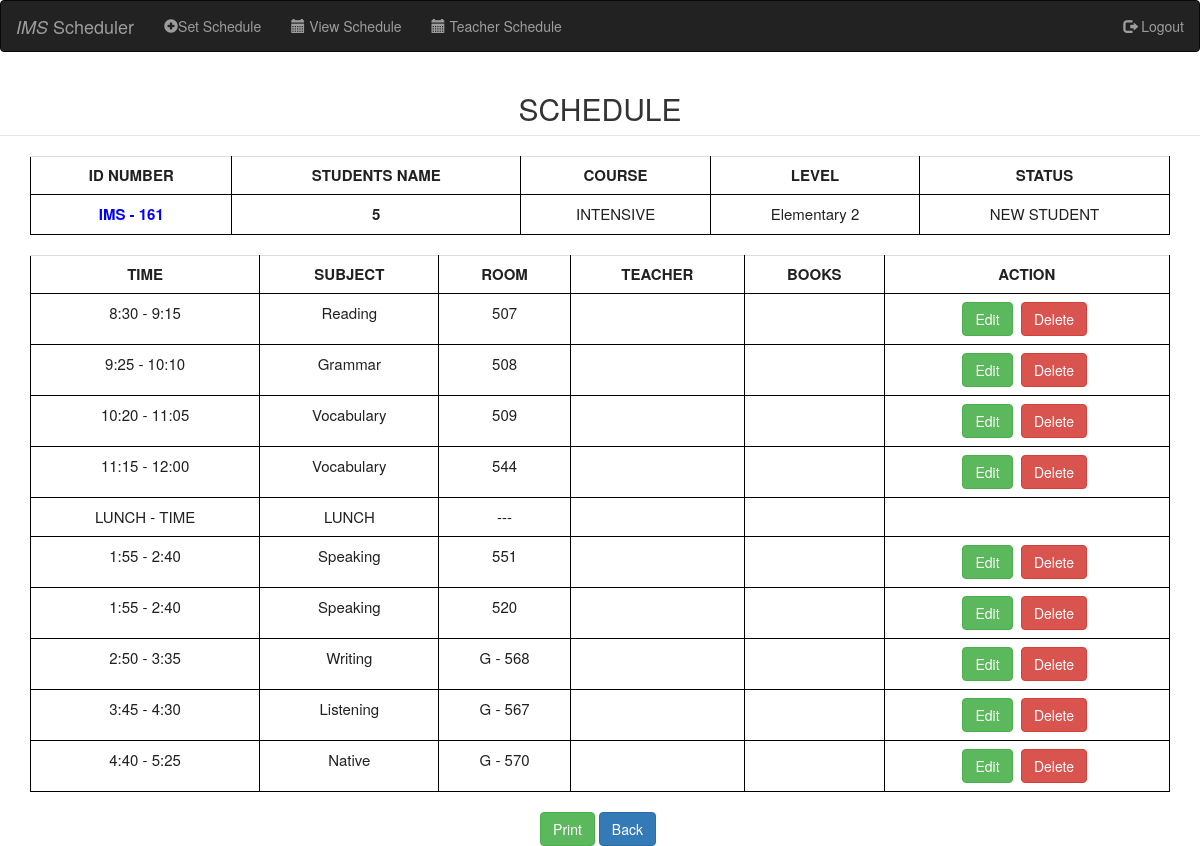
The app's page /view.php?id=161 with its own data.
### tables this page shows
CREATE TABLE `student` (
  `student_id` int(11) NOT NULL,
  `student_name` varchar(250) NOT NULL,
  `course_id` int(11) NOT NULL,
  `level_id` int(11) NOT NULL,
  `student_status` enum('NEW STUDENT','OLD STUDENT','NO STATUS') NOT NULL,
  `start_date` date DEFAULT NULL,
  `end_date` date DEFAULT NULL
);

CREATE TABLE `course` (
  `course_id` int(11) NOT NULL,
  `course_code` varchar(259) NOT NULL,
  `course_name` varchar(250) NOT NULL,
  `course` varchar(250) NOT NULL,
  `level_id` int(11) NOT NULL,
  `created_at` timestamp NOT NULL DEFAULT current_timestamp(),
  `updated_at` timestamp NULL DEFAULT NULL
);

CREATE TABLE `level` (
  `level_id` int(11) NOT NULL,
  `level_name` varchar(500) NOT NULL,
  `created_at` timestamp NOT NULL DEFAULT current_timestamp(),
  `created_by` varchar(100) NOT NULL
);

CREATE TABLE `subject` (
  `subject_id` int(11) NOT NULL,
  `subject_type` varchar(250) NOT NULL,
  `subject_description` varchar(250) NOT NULL,
  `subject_code` varchar(500) NOT NULL,
  `updated_at` int(11) DEFAULT NULL,
  `room_id` int(11) NOT NULL,
  `timer_id` int(11) NOT NULL,
  `course_id` int(11) NOT NULL,
  `faculty_id` int(11) NOT NULL,
  `book_id` int(11) NOT NULL
);

CREATE TABLE `timer` (
  `id` int(11) NOT NULL,
  `start_time` varchar(250) NOT NULL,
  `end_time` varchar(250) NOT NULL
);

CREATE TABLE `rooms` (
  `room_id` int(11) NOT NULL,
  `room` varchar(250) NOT NULL,
  `is_group` tinyint(1) NOT NULL
);

### view.php (the view, shortened to what this page needs)
<?php
include_once("header.php");
include_once("navbar.php");
?>
<html>
<head>
</head>
<body>
    <div id="divToPrint" align="center">
        <fieldset>
            <legend><h2>SCHEDULE</h2></legend>
            <?php
            require 'databaasee.php';
            if (isset($_GET['id'])) {
                $student_id = $_GET['id'];
                $query = "SELECT *, s.level_id as student_level_id FROM student AS s
                    INNER JOIN level AS l ON s.level_id = l.level_id
                    INNER JOIN course AS c ON s.course_id = c.course_id
                WHERE student_id='$student_id'";
                $result = mysqli_query($connect, $query);
            }
            echo "<div id='divToPrint' class='container'>
                        <table class='table table-primary' style='width=70%;' table-layout:auto;'>
                            <tr>
                                <th colspan='1'><center> ID NUMBER </center></th>
                                <th colspan='3'><center> STUDENTS NAME </center></th>
                                <th colspan='2'><center> COURSE </th></center>
                                <th colspan='1'><center> LEVEL </th></center>
                                <th colspan='1'><center> STATUS </th></center>
                            </tr>";
                        while ($row = mysqli_fetch_assoc($result)) {
                            $student_course_id = $row['course_id'];
                            $student_level_id = $row['student_level_id'];
                            echo "<td style= 'color:blue' colspan='1'> <B> <center> IMS - " . $row['student_id'] . "</B> </td>";
                            echo "<td colspan='3' style='text-align: center'> <B>" . htmlspecialchars($row['student_name']) . "</B> </td>";
                            echo "<td colspan='2'> <center>" . $row['course_name'] . " </td>";
                            echo "<td colspan='1'> <center>" . $row['level_name'] . " </td>";
                            echo "<td colspan='1'> <center>" . $row['student_status'] . " </td>";
                        }
                        echo "</table>";
                            if (isset($_GET['id'])) {
                                $query = "SELECT * FROM `student_subject` ss
                                    INNER JOIN subject s ON s.subject_id = ss.subject_id
                                    INNER JOIN student st ON ss.student_id = st.student_id
                                    INNER JOIN level AS l ON st.level_id = l.level_id
                                    INNER JOIN course AS c ON st.course_id = c.course_id
                                    INNER JOIN rooms AS r ON ss.room_id = r.room_id
                                    INNER JOIN timer AS t ON ss.timer_id = t.id
                                WHERE ss.student_id = $student_id;";
                                $result = mysqli_query($connect, $query);
                                $countResultFromStudentSubject = mysqli_num_rows($result);
                                if ($countResultFromStudentSubject <= 0) {
                                    $query = "SELECT * FROM subject AS s
                                    INNER JOIN rooms AS r ON s.room_id = r.room_id
                                    INNER JOIN timer AS t ON s.timer_id = t.id
                                    WHERE s.course_id=$student_course_id";
                                    $result = mysqli_query($connect, $query);
                                }
                            }
                            echo "<table width='100%' class='studentDetailsTable table table-primary' style='table-layout:auto;'>
                                            <tr>
                                                <th style='text-align: center'> TIME </th>
                                                <th style='text-align: center'> SUBJECT </th>
                                                <th style='text-align: center'> ROOM </th>
                                                <th style='text-align: center'> TEACHER</th>
                                                <th style='text-align: center'> BOOKS </th>
                                                <th class='action' style='text-align: center'> ACTION </th>
                                            </tr>";
                                            while ($row = mysqli_fetch_assoc($result)) {
                                                echo "<tr>";
                                                $subject_description = $row['subject_description'];
                                                echo "<td style='text-align: center'>". $row['start_time'] . " - " . $row['end_time'] .     "</td>";
                                                echo "<td style='text-align: center'>" . $row['subject_description'] . "</td>";
                                                echo "<td style='text-align: center'>" . $row['room'] . "</td>";
                                                if (empty($row['teachers_name']) || is_null($row['teachers_name'])) {
                                                    echo "<td style='text-align: center'></td>";
                                                } else {
                                                    echo "<td style='text-align: center'>" . htmlspecialchars($row['teachers_name']) . "</td>";
                                                }
                                                if (empty($row['books']) || is_null($row['books'])) {
                                                    echo "<td style='text-align: center'></td>";
                                                } else {
                                                    echo "<td style='text-align: center'>" . htmlspecialchars($row['books']) . "</td>";
                                                }
                                                echo "<td class='action' style='text-align: center'>";
                                                echo "<form class='action form-horizontal' method='post' action='view.php' enctype='multipart/form-data'>";
                                                    if ($subject_description !== "LUNCH") {
                                                        echo "<a href='view.edit.php?student_id=" . $student_id . "&subject_id=" . $row['subject_id'] . "&course_id=" . $student_course_id . "&level_id=" . $student_level_id . "' class='btn btn-success'>Edit</a> &nbsp;";
                                                        echo "<a href='view.php?action=delete&id=" . $student_id . "&subject_id=" . $row['subject_id'] . "' class='action btn btn-danger'>Delete</a>&nbsp;";
                                                    }
                                                echo "</td>";
                                                echo "</tr>";
                                            }
                                echo "</table>";
                                            echo "<a href='#' class='action printBtn btn btn-success' onClick='PrintDiv()'> Print </a>&nbsp;";
                                            echo "<a href='schedulelist.php' class='action btn btn-primary'>Back </a>&nbsp;";
            ?>
        </fieldset>
</body>
</html>
<?php
include_once("footer.php");
?>

### style.css (style rules this page uses)
.table, th, td { border: 1px solid rgb(0, 0, 0); border-collapse: collapse; color: #212121; font-size: 15px; }
th, td { background-color: #ffffff; }

### records on screen
student: student_id "161", student_name "5", course.course_name "INTENSIVE", level.level_name "Elementary 2", student_status "NEW STUDENT"
subject: timer.start_time "8:30", timer.end_time "9:15", subject_description "Reading", room.room "507"
subject: timer.start_time "9:25", timer.end_time "10:10", subject_description "Grammar", room.room "508"
subject: timer.start_time "10:20", timer.end_time "11:05", subject_description "Vocabulary", room.room "509"
subject: timer.start_time "11:15", timer.end_time "12:00", subject_description "Vocabulary", room.room "544"
subject: timer.start_time "LUNCH", timer.end_time "TIME", subject_description "LUNCH", room.room "---"
subject: timer.start_time "1:55", timer.end_time "2:40", subject_description "Speaking", room.room "551"
subject: timer.start_time "1:55", timer.end_time "2:40", subject_description "Speaking", room.room "520"
subject: timer.start_time "2:50", timer.end_time "3:35", subject_description "Writing", room.room "G - 568"
subject: timer.start_time "3:45", timer.end_time "4:30", subject_description "Listening", room.room "G - 567"
subject: timer.start_time "4:40", timer.end_time "5:25", subject_description "Native", room.room "G - 570"
